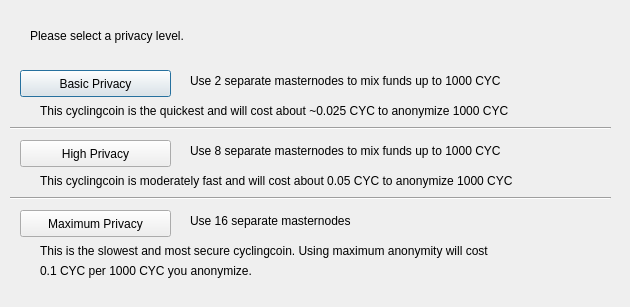
<?xml version="1.0" encoding="UTF-8"?>
<ui version="4.0">
 <class>DarksendConfig</class>
 <widget class="QDialog" name="DarksendConfig">
  <property name="geometry">
   <rect>
    <x>0</x>
    <y>0</y>
    <width>630</width>
    <height>307</height>
   </rect>
  </property>
  <property name="windowTitle">
   <string>Configure Darksend</string>
  </property>
  <widget class="QPushButton" name="buttonBasic">
   <property name="geometry">
    <rect>
     <x>20</x>
     <y>70</y>
     <width>151</width>
     <height>27</height>
    </rect>
   </property>
   <property name="text">
    <string>Basic Privacy</string>
   </property>
  </widget>
  <widget class="QPushButton" name="buttonHigh">
   <property name="geometry">
    <rect>
     <x>20</x>
     <y>140</y>
     <width>151</width>
     <height>27</height>
    </rect>
   </property>
   <property name="text">
    <string>High Privacy</string>
   </property>
  </widget>
  <widget class="QPushButton" name="buttonMax">
   <property name="geometry">
    <rect>
     <x>20</x>
     <y>210</y>
     <width>151</width>
     <height>27</height>
    </rect>
   </property>
   <property name="text">
    <string>Maximum Privacy</string>
   </property>
  </widget>
  <widget class="QLabel" name="label">
   <property name="geometry">
    <rect>
     <x>30</x>
     <y>20</y>
     <width>571</width>
     <height>31</height>
    </rect>
   </property>
   <property name="text">
    <string>Please select a privacy level.</string>
   </property>
  </widget>
  <widget class="QLabel" name="label_2">
   <property name="geometry">
    <rect>
     <x>190</x>
     <y>70</y>
     <width>421</width>
     <height>21</height>
    </rect>
   </property>
   <property name="text">
    <string>Use 2 separate masternodes to mix funds up to 1000 CYC</string>
   </property>
  </widget>
  <widget class="QLabel" name="label_3">
   <property name="geometry">
    <rect>
     <x>190</x>
     <y>140</y>
     <width>411</width>
     <height>21</height>
    </rect>
   </property>
   <property name="text">
    <string>Use 8 separate masternodes to mix funds up to 1000 CYC</string>
   </property>
  </widget>
  <widget class="QLabel" name="label_4">
   <property name="geometry">
    <rect>
     <x>190</x>
     <y>210</y>
     <width>421</width>
     <height>21</height>
    </rect>
   </property>
   <property name="text">
    <string>Use 16 separate masternodes</string>
   </property>
  </widget>
  <widget class="QLabel" name="label_6">
   <property name="geometry">
    <rect>
     <x>40</x>
     <y>100</y>
     <width>561</width>
     <height>21</height>
    </rect>
   </property>
   <property name="text">
    <string>This cyclingcoin is the quickest and will cost about ~0.025 CYC to anonymize 1000 CYC</string>
   </property>
  </widget>
  <widget class="QLabel" name="label_7">
   <property name="geometry">
    <rect>
     <x>40</x>
     <y>170</y>
     <width>561</width>
     <height>21</height>
    </rect>
   </property>
   <property name="text">
    <string>This cyclingcoin is moderately fast and will cost about 0.05 CYC to anonymize 1000 CYC</string>
   </property>
  </widget>
  <widget class="QLabel" name="label_8">
   <property name="geometry">
    <rect>
     <x>40</x>
     <y>240</y>
     <width>561</width>
     <height>21</height>
    </rect>
   </property>
   <property name="text">
    <string>This is the slowest and most secure cyclingcoin. Using maximum anonymity will cost</string>
   </property>
  </widget>
  <widget class="QLabel" name="label_9">
   <property name="geometry">
    <rect>
     <x>40</x>
     <y>260</y>
     <width>561</width>
     <height>21</height>
    </rect>
   </property>
   <property name="text">
    <string>0.1 CYC per 1000 CYC you anonymize.</string>
   </property>
  </widget>
  <widget class="Line" name="line">
   <property name="geometry">
    <rect>
     <x>10</x>
     <y>120</y>
     <width>601</width>
     <height>16</height>
    </rect>
   </property>
   <property name="orientation">
    <enum>Qt::Horizontal</enum>
   </property>
  </widget>
  <widget class="Line" name="line_2">
   <property name="geometry">
    <rect>
     <x>10</x>
     <y>190</y>
     <width>601</width>
     <height>16</height>
    </rect>
   </property>
   <property name="orientation">
    <enum>Qt::Horizontal</enum>
   </property>
  </widget>
 </widget>
 <resources/>
 <connections/>
</ui>
